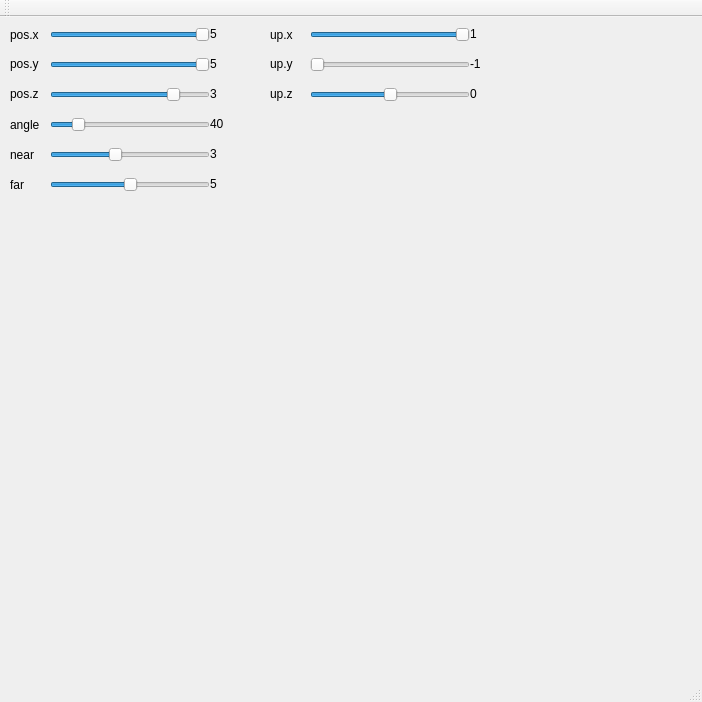
<?xml version="1.0" encoding="UTF-8"?>
<ui version="4.0">
 <class>MainWindow</class>
 <widget class="QMainWindow" name="MainWindow">
  <property name="geometry">
   <rect>
    <x>0</x>
    <y>0</y>
    <width>702</width>
    <height>702</height>
   </rect>
  </property>
  <property name="windowTitle">
   <string>MainWindow</string>
  </property>
  <widget class="QWidget" name="centralWidget">
   <widget class="QSlider" name="posxslider">
    <property name="geometry">
     <rect>
      <x>50</x>
      <y>10</y>
      <width>160</width>
      <height>16</height>
     </rect>
    </property>
    <property name="minimum">
     <number>-50</number>
    </property>
    <property name="maximum">
     <number>50</number>
    </property>
    <property name="value">
     <number>50</number>
    </property>
    <property name="orientation">
     <enum>Qt::Horizontal</enum>
    </property>
   </widget>
   <widget class="QLabel" name="label">
    <property name="geometry">
     <rect>
      <x>10</x>
      <y>10</y>
      <width>31</width>
      <height>16</height>
     </rect>
    </property>
    <property name="text">
     <string>pos.x</string>
    </property>
   </widget>
   <widget class="QLabel" name="label_2">
    <property name="geometry">
     <rect>
      <x>10</x>
      <y>40</y>
      <width>54</width>
      <height>14</height>
     </rect>
    </property>
    <property name="text">
     <string>pos.y</string>
    </property>
   </widget>
   <widget class="QLabel" name="label_3">
    <property name="geometry">
     <rect>
      <x>10</x>
      <y>70</y>
      <width>54</width>
      <height>14</height>
     </rect>
    </property>
    <property name="text">
     <string>pos.z</string>
    </property>
   </widget>
   <widget class="QLabel" name="posxvaluelabel">
    <property name="geometry">
     <rect>
      <x>210</x>
      <y>10</y>
      <width>54</width>
      <height>14</height>
     </rect>
    </property>
    <property name="text">
     <string>5</string>
    </property>
   </widget>
   <widget class="QLabel" name="posyvaluelabel">
    <property name="geometry">
     <rect>
      <x>210</x>
      <y>40</y>
      <width>54</width>
      <height>14</height>
     </rect>
    </property>
    <property name="text">
     <string>5</string>
    </property>
   </widget>
   <widget class="QLabel" name="poszvaluelabel">
    <property name="geometry">
     <rect>
      <x>210</x>
      <y>70</y>
      <width>54</width>
      <height>14</height>
     </rect>
    </property>
    <property name="text">
     <string>3</string>
    </property>
   </widget>
   <widget class="QSlider" name="posyslider">
    <property name="geometry">
     <rect>
      <x>50</x>
      <y>40</y>
      <width>160</width>
      <height>16</height>
     </rect>
    </property>
    <property name="minimum">
     <number>-50</number>
    </property>
    <property name="maximum">
     <number>50</number>
    </property>
    <property name="pageStep">
     <number>10</number>
    </property>
    <property name="value">
     <number>50</number>
    </property>
    <property name="orientation">
     <enum>Qt::Horizontal</enum>
    </property>
   </widget>
   <widget class="QSlider" name="poszslider">
    <property name="geometry">
     <rect>
      <x>50</x>
      <y>70</y>
      <width>160</width>
      <height>16</height>
     </rect>
    </property>
    <property name="minimum">
     <number>-50</number>
    </property>
    <property name="maximum">
     <number>50</number>
    </property>
    <property name="singleStep">
     <number>1</number>
    </property>
    <property name="value">
     <number>30</number>
    </property>
    <property name="orientation">
     <enum>Qt::Horizontal</enum>
    </property>
   </widget>
   <widget class="QLabel" name="label_7">
    <property name="geometry">
     <rect>
      <x>270</x>
      <y>70</y>
      <width>54</width>
      <height>14</height>
     </rect>
    </property>
    <property name="text">
     <string>up.z</string>
    </property>
   </widget>
   <widget class="QSlider" name="upxslider">
    <property name="geometry">
     <rect>
      <x>310</x>
      <y>10</y>
      <width>160</width>
      <height>16</height>
     </rect>
    </property>
    <property name="minimum">
     <number>-100</number>
    </property>
    <property name="maximum">
     <number>100</number>
    </property>
    <property name="value">
     <number>100</number>
    </property>
    <property name="orientation">
     <enum>Qt::Horizontal</enum>
    </property>
   </widget>
   <widget class="QLabel" name="upxvaluelabel">
    <property name="geometry">
     <rect>
      <x>470</x>
      <y>10</y>
      <width>54</width>
      <height>14</height>
     </rect>
    </property>
    <property name="text">
     <string>1</string>
    </property>
   </widget>
   <widget class="QLabel" name="upzvaluelabel">
    <property name="geometry">
     <rect>
      <x>470</x>
      <y>70</y>
      <width>54</width>
      <height>14</height>
     </rect>
    </property>
    <property name="text">
     <string>0</string>
    </property>
   </widget>
   <widget class="QSlider" name="upzslider">
    <property name="geometry">
     <rect>
      <x>310</x>
      <y>70</y>
      <width>160</width>
      <height>16</height>
     </rect>
    </property>
    <property name="minimum">
     <number>-100</number>
    </property>
    <property name="maximum">
     <number>100</number>
    </property>
    <property name="singleStep">
     <number>1</number>
    </property>
    <property name="value">
     <number>0</number>
    </property>
    <property name="orientation">
     <enum>Qt::Horizontal</enum>
    </property>
   </widget>
   <widget class="QLabel" name="label_10">
    <property name="geometry">
     <rect>
      <x>270</x>
      <y>40</y>
      <width>54</width>
      <height>14</height>
     </rect>
    </property>
    <property name="text">
     <string>up.y</string>
    </property>
   </widget>
   <widget class="QLabel" name="upyvaluelabel">
    <property name="geometry">
     <rect>
      <x>470</x>
      <y>40</y>
      <width>54</width>
      <height>14</height>
     </rect>
    </property>
    <property name="text">
     <string>-1</string>
    </property>
   </widget>
   <widget class="QSlider" name="upyslider">
    <property name="geometry">
     <rect>
      <x>310</x>
      <y>40</y>
      <width>160</width>
      <height>16</height>
     </rect>
    </property>
    <property name="minimum">
     <number>-100</number>
    </property>
    <property name="maximum">
     <number>100</number>
    </property>
    <property name="pageStep">
     <number>10</number>
    </property>
    <property name="value">
     <number>-100</number>
    </property>
    <property name="orientation">
     <enum>Qt::Horizontal</enum>
    </property>
   </widget>
   <widget class="QLabel" name="label_12">
    <property name="geometry">
     <rect>
      <x>270</x>
      <y>10</y>
      <width>41</width>
      <height>16</height>
     </rect>
    </property>
    <property name="text">
     <string>up.x</string>
    </property>
   </widget>
   <widget class="QLabel" name="anglevaluelabel">
    <property name="geometry">
     <rect>
      <x>210</x>
      <y>100</y>
      <width>54</width>
      <height>14</height>
     </rect>
    </property>
    <property name="text">
     <string>40</string>
    </property>
   </widget>
   <widget class="QLabel" name="label_15">
    <property name="geometry">
     <rect>
      <x>10</x>
      <y>100</y>
      <width>31</width>
      <height>16</height>
     </rect>
    </property>
    <property name="text">
     <string>angle</string>
    </property>
   </widget>
   <widget class="QSlider" name="angleslider">
    <property name="geometry">
     <rect>
      <x>50</x>
      <y>100</y>
      <width>160</width>
      <height>16</height>
     </rect>
    </property>
    <property name="minimum">
     <number>30</number>
    </property>
    <property name="maximum">
     <number>100</number>
    </property>
    <property name="value">
     <number>40</number>
    </property>
    <property name="orientation">
     <enum>Qt::Horizontal</enum>
    </property>
   </widget>
   <widget class="QSlider" name="nearslider">
    <property name="geometry">
     <rect>
      <x>50</x>
      <y>130</y>
      <width>160</width>
      <height>16</height>
     </rect>
    </property>
    <property name="minimum">
     <number>0</number>
    </property>
    <property name="maximum">
     <number>50</number>
    </property>
    <property name="value">
     <number>20</number>
    </property>
    <property name="orientation">
     <enum>Qt::Horizontal</enum>
    </property>
   </widget>
   <widget class="QSlider" name="farslider">
    <property name="geometry">
     <rect>
      <x>50</x>
      <y>160</y>
      <width>160</width>
      <height>16</height>
     </rect>
    </property>
    <property name="minimum">
     <number>0</number>
    </property>
    <property name="maximum">
     <number>100</number>
    </property>
    <property name="value">
     <number>50</number>
    </property>
    <property name="orientation">
     <enum>Qt::Horizontal</enum>
    </property>
   </widget>
   <widget class="QLabel" name="label_16">
    <property name="geometry">
     <rect>
      <x>10</x>
      <y>130</y>
      <width>31</width>
      <height>16</height>
     </rect>
    </property>
    <property name="text">
     <string>near</string>
    </property>
   </widget>
   <widget class="QLabel" name="label_17">
    <property name="geometry">
     <rect>
      <x>10</x>
      <y>160</y>
      <width>31</width>
      <height>16</height>
     </rect>
    </property>
    <property name="text">
     <string>far</string>
    </property>
   </widget>
   <widget class="QLabel" name="nearvaluelabel">
    <property name="geometry">
     <rect>
      <x>210</x>
      <y>130</y>
      <width>54</width>
      <height>14</height>
     </rect>
    </property>
    <property name="text">
     <string>3</string>
    </property>
   </widget>
   <widget class="QLabel" name="farvaluelabel">
    <property name="geometry">
     <rect>
      <x>210</x>
      <y>160</y>
      <width>54</width>
      <height>14</height>
     </rect>
    </property>
    <property name="text">
     <string>5</string>
    </property>
   </widget>
  </widget>
  <widget class="QMenuBar" name="menuBar">
   <property name="geometry">
    <rect>
     <x>0</x>
     <y>0</y>
     <width>702</width>
     <height>17</height>
    </rect>
   </property>
  </widget>
  <widget class="QToolBar" name="mainToolBar">
   <attribute name="toolBarArea">
    <enum>TopToolBarArea</enum>
   </attribute>
   <attribute name="toolBarBreak">
    <bool>false</bool>
   </attribute>
  </widget>
  <widget class="QStatusBar" name="statusBar"/>
 </widget>
 <layoutdefault spacing="6" margin="11"/>
 <resources/>
 <connections>
  <connection>
   <sender>angleslider</sender>
   <signal>valueChanged(int)</signal>
   <receiver>anglevaluelabel</receiver>
   <slot>setNum(int)</slot>
   <hints>
    <hint type="sourcelabel">
     <x>159</x>
     <y>136</y>
    </hint>
    <hint type="destinationlabel">
     <x>235</x>
     <y>134</y>
    </hint>
   </hints>
  </connection>
 </connections>
</ui>
